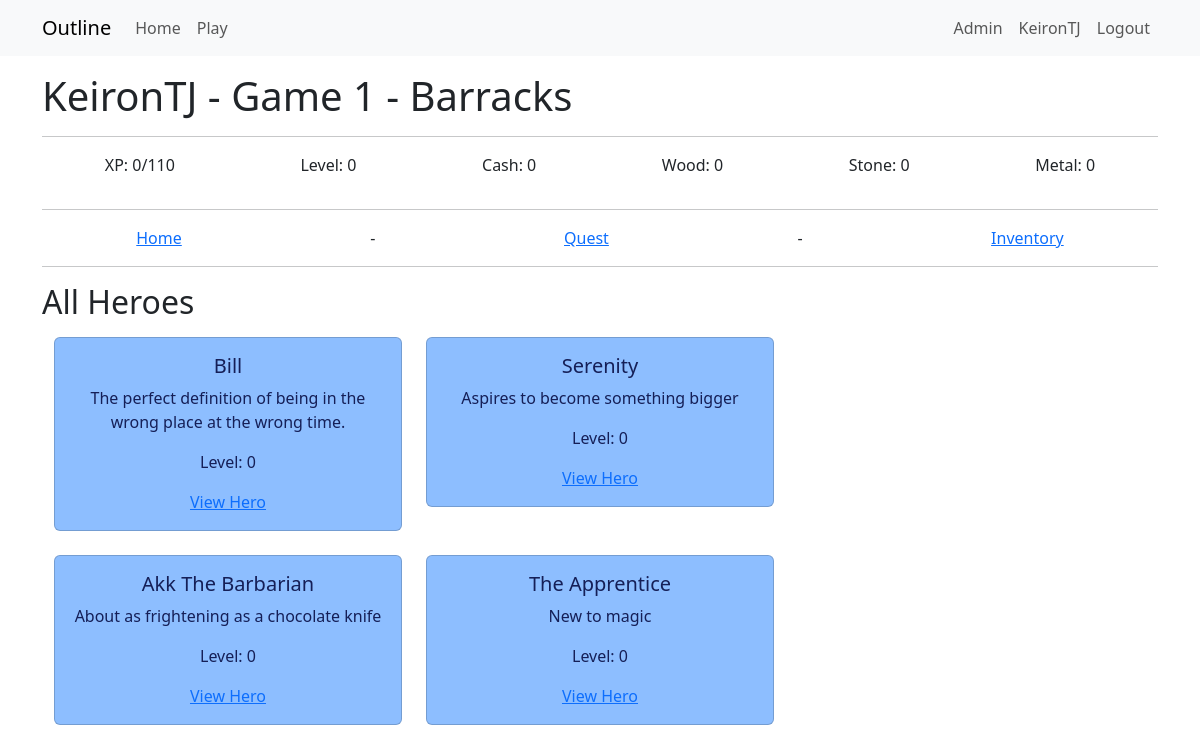
/building_barracks/1 (signed in), run on an earlier commit of the app's database.
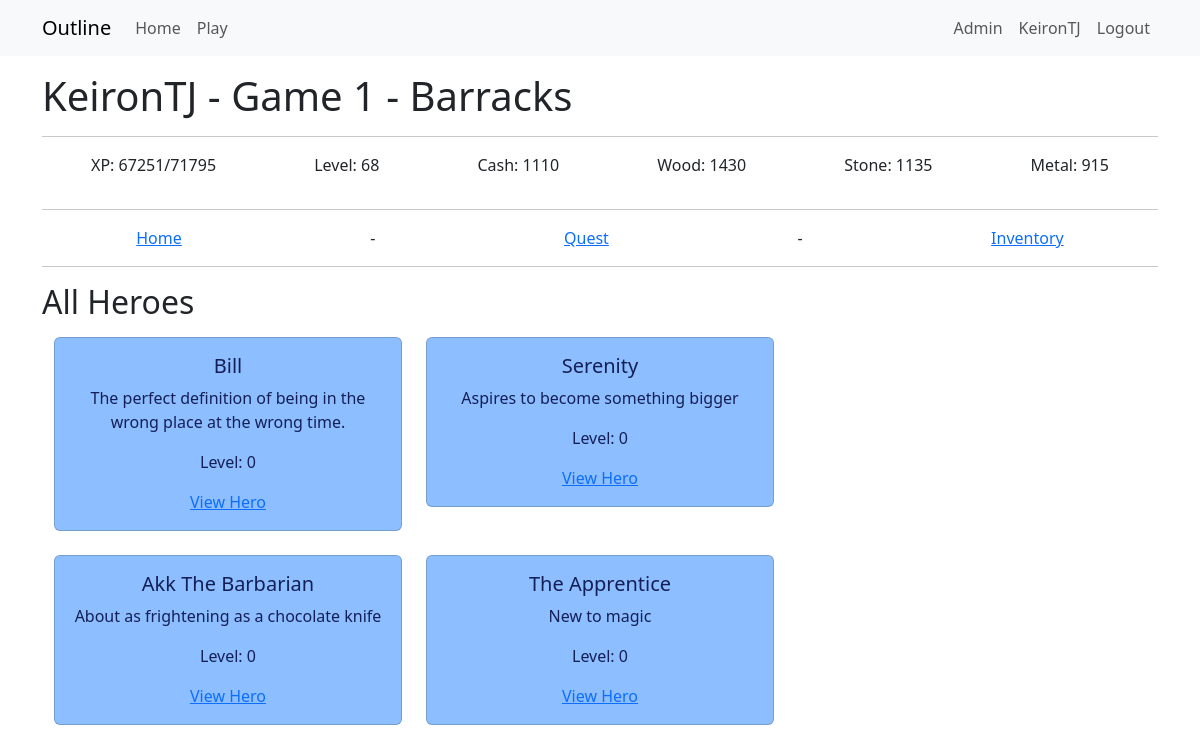
And on a later commit of the database.
### app/models.py (models this page shows)
class Game(db.Model):
    __tablename__ = 'game'
    id = db.Column(db.Integer, primary_key=True)
    user_id = db.Column(db.Integer, db.ForeignKey('user.id'), nullable=False)
    game_name = db.Column(db.String(64))
    game_exists = db.Column(db.Boolean, default=True)
    entry_date = db.Column(db.DateTime, default=datetime.now(timezone.utc))
    xp = db.Column(db.Integer, default=0)
    level = db.Column(db.Integer, default=0)
    cash = db.Column(db.Integer, default=0)
    wood = db.Column(db.Integer, default=0)
    stone = db.Column(db.Integer, default=0)
    metal = db.Column(db.Integer, default=0)
    next_level_xp_required = db.Column(db.Integer, default=110)
    user = db.relationship("User", back_populates="game")
    inventories = db.relationship("InventoryUser", back_populates="game")
    quest_progress = db.relationship("QuestProgress", back_populates="game")
    building_progress = db.relationship("BuildingProgress", back_populates="game")
    resource_logs = db.relationship("ResourceLog", back_populates="game")
    hero_progress = db.relationship("HeroProgress", back_populates="game")
    hero_slots = db.relationship("HeroSlots", back_populates="game")

### app/game/routes.py (the view)
@bp.route('/building_barracks/<building_progress_id>', methods=['GET', 'POST'])
@login_required
def building_barracks(building_progress_id):
    building_progress = BuildingProgress.query.filter_by(id=building_progress_id).first()
    game = g.game
    heroes = HeroProgress.query.filter_by(game_id=game.id).all()
    return render_template("game/buildings/building_barracks.html",
                            title='Barracks',
                            game=game,
                            building_progress=building_progress,
                            heroes=heroes)

### app/game/__init__.py (called while the page is built)
@bp.before_app_request
def before_request():
    load_game()

### app/game/context_processor.py (called while the page is built)
def load_game():
    if current_user.is_authenticated:
        game_id = current_user.activegame
        if game_id:
            g.game = Game.query.get(game_id)
        else:
            g.game = None
    else:
        g.game = None

### app/models.py (called while the page is built)
@login.user_loader
def load_user(id):
    return db.session.get(User, int(id))

    def is_admin(self):
        return 'admin' in [role.name for role in self.role]

### app/templates/game/buildings/building_barracks.html
{% extends "game/game_base.html" %}
{% block content2 %}
<div>
    <h2> All Heroes </h2>
    <div class="container mt-3">
        <div class="row">
            {% for hero in heroes %}
            <div class="col-md-4 mb-4">
                    <div class="card hero-active">
                        <div class="card-body text-center">
                            <h5 class="card-title">{{ hero.hero.hero_name }}</h5>
                            <p class="card-text">{{ hero.hero.hero_description }}</p>
                            <p class="card-text">Level: {{ hero.hero_level }}</p>
                            <a href="{{ url_for('game.hero', hero_progress_id=hero.id)}}" class="card-link">View Hero</a>
                        </div>
                    </div>
            </div>
            {% if loop.index % 2 == 0 %}
        </div><div class="row">
            {% endif %}
            {% endfor %}
        </div>
    </div>
</div>
{% endblock content2 %}

### app/templates/game/game_base.html (shortened to what this page needs)
{% extends "base.html" %}
{% block content %}
<h1>  {{ game.user.username }} - {{ game.game_name }} - {{ title }}  </h1>
<hr>
<div style="display: flex; justify-content: space-around;">
    <p>XP: {{ game.xp }}/{{game.next_level_xp_required}}</p>
    <p>Level: {{ game.level}}</p>
    <p>Cash: {{ game.cash }}</p>
    <p>Wood: {{ game.wood }}</p>
    <p>Stone: {{ game.stone }}</p>
    <p>Metal: {{ game.metal }}</p>
</div>
<hr>
<div style="display: flex; justify-content: space-around;">
    <a href="{{ url_for('game.play', game_id=game.id) }}">Home</a> -
    {% for building in game.building_progress %}
       {% if building.building.id == 1 %}
            <a href="{{ url_for('game.building_quests', building_progress_id=building.id) }}">Quest</a> -
       {% endif %}
    {% endfor %}
    <a href="{{ url_for('game.building_inventory', game_id=game.id) }}"> Inventory </a>
</div>
<hr>
{% block content2 %}  {% endblock content2 %}
{% endblock content %}

What changed in the data, as far as the page shows it:
changed Game "Game 1": xp "0" → "67251"; next_level_xp_required "110" → "71795"; level "0" → "68"; cash "0" → "1110"; wood "0" → "1430"; stone "0" → "1135"; metal "0" → "915"
